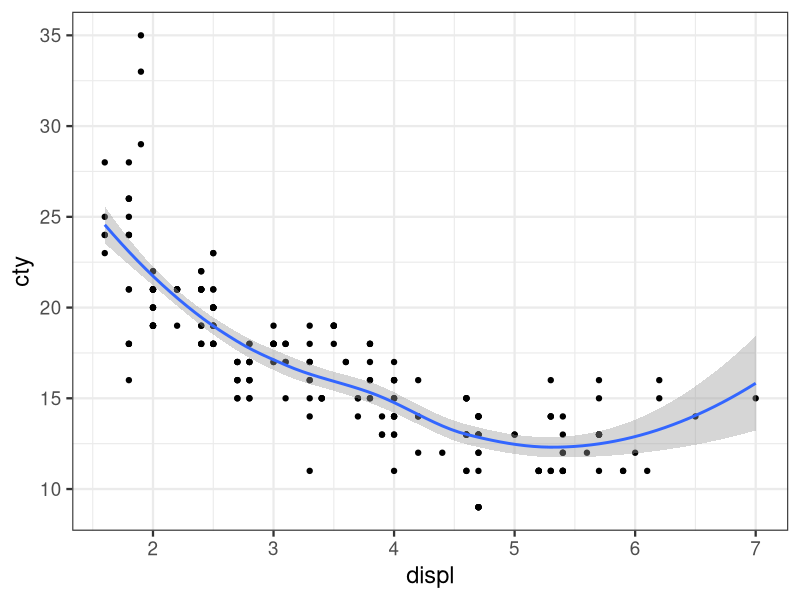
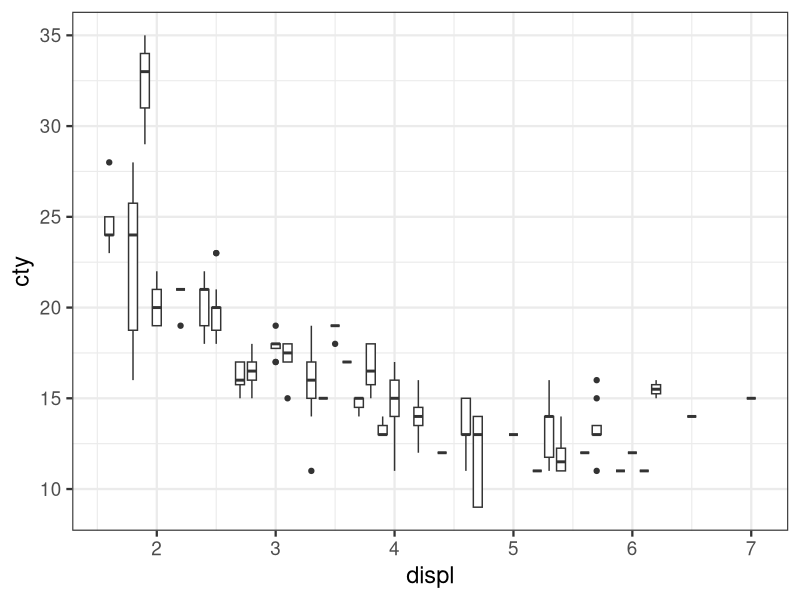
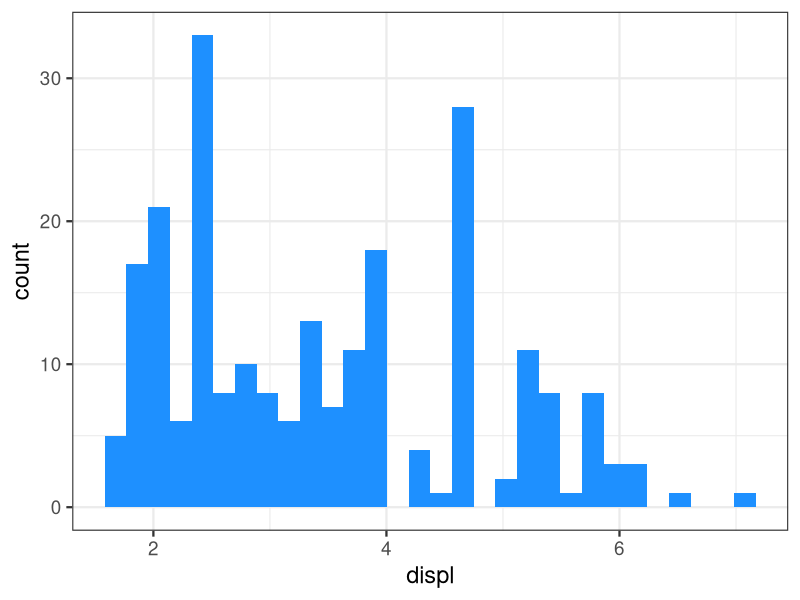
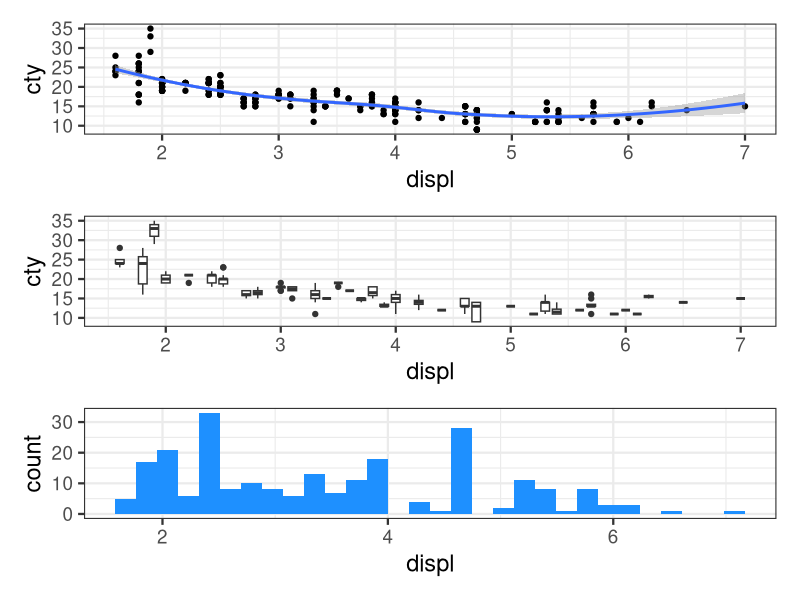
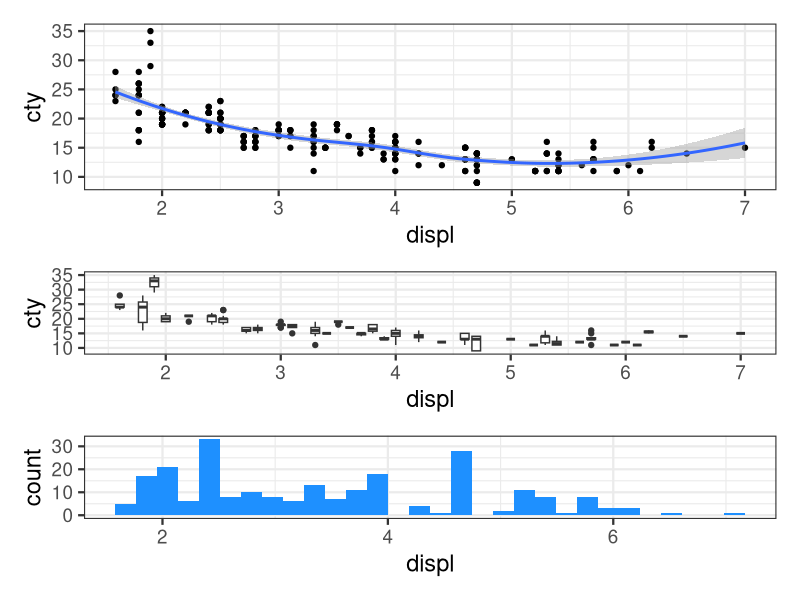
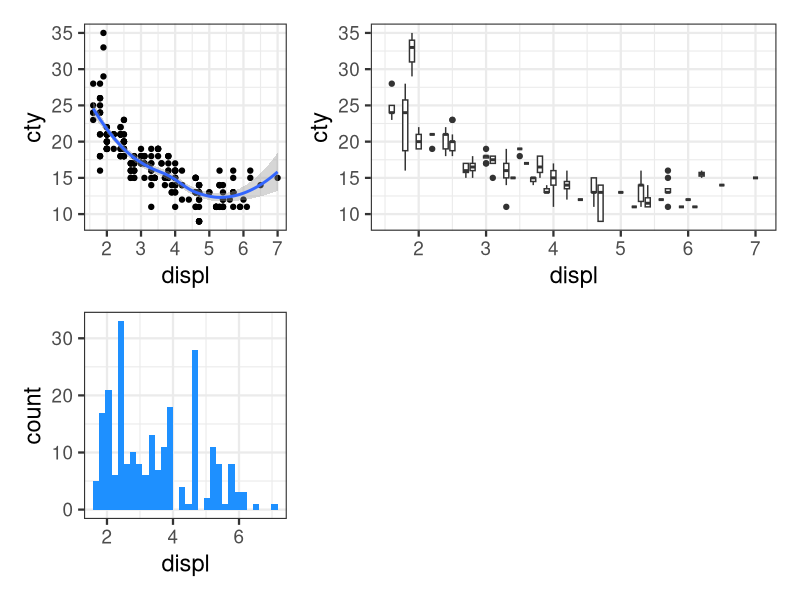
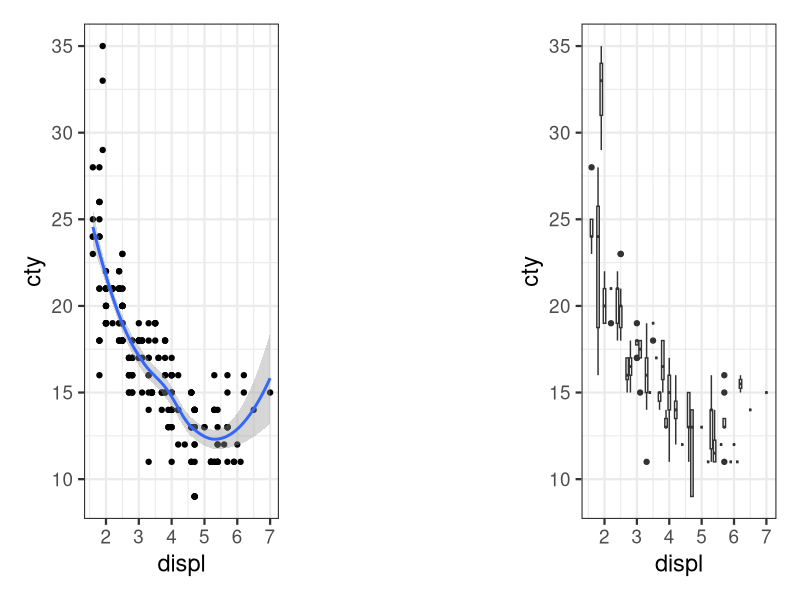
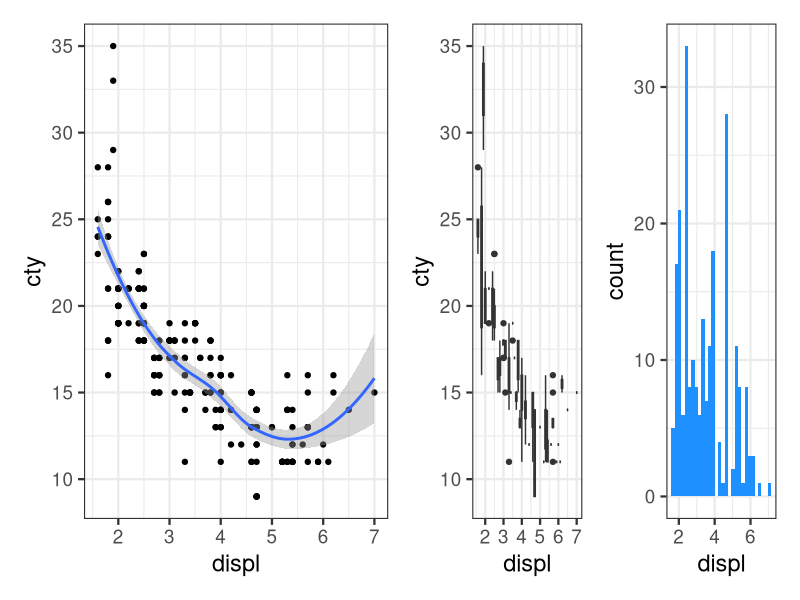

Recreate these plots in R, in order.
### ggplot II
# 1 april 2025
# RMJ

library(ggplot2)
library(ggthemes)
library(patchwork)

theme_set(theme_bw(base_size = 17))

d <- mpg

color = grDevices::colors()[grep('gr(a|e)y', grDevices::colors(), invert = T)]

pal.n20 <- sample(color, 20)

g1 <- ggplot(data=d)+aes(x=displ,y=cty)+geom_point()+geom_smooth()
print(g1)


g2 <- ggplot(data=d)+aes(x=displ,y=cty,group = displ)+geom_boxplot()
print(g2)

g3 <- ggplot(data=d)+aes(x=displ)+geom_histogram(fill="dodgerblue")
print(g3)

g4 <- ggplot(data=d)+aes(x=displ,y=cty,group = displ)+geom_bar(stat="identity")

# change the columns
g1+g2+g3+plot_layout(ncol = 1)

#change the relative areas

g1+g2+g3+plot_layout(ncol = 1,heights = c(2,1,1))

#makes the second column wider

g1+g2+g3+plot_layout(ncol = 2, widths = c(1,2))

#we can also add a spacer

g1+plot_spacer()+g2

# we can even do some nesting that didn't quite work thoguh....

g1 + {
  g2 + {
    g3 + plot_layout(ncol = 1)
  }
}


# we can order things

g1 + g2 - g3+ plot_layout(ncol = 1)

# the minus sign puts it below


# / and | for intuitive layout

(g1 | g2 | g3)/g4

# add titles and stuff

g1 + g2 + g3 + plot_annotation('This is my widdle title', caption = 'made with patchwork but I did most of it....jk', theme = theme(plot.title = element_text(size=17)))

# we can add letters wholy shit this is a game changer

g1 + g2 +g3 +plot_annotation(tag_levels = 'A')

# we can reverse it!

g3a <- g3+scale_x_reverse()
g3b <- g3+scale_y_reverse()
g3c <- g3+scale_x_reverse()+scale_y_reverse()

(g3 | g3a)/(g3b | g3c)

(g3+coord_flip()|g3a+coord_flip())/(g3b+coord_flip() | g3c + coord_flip())


ggsave(filename = "myplot.pdf",plot = g3,device = 'pdf',width = 20,height = 20,units = "cm",dpi = 300)



################# basics of mapping aesthetic variables


# color by class
m1 <- ggplot(data = mpg)+aes(x=displ,y=cty,color=class)+geom_point(size=3)+scale_color_manual(values=pal.n20)
print(m1)

# shape by class
m1 <- ggplot(data = mpg)+aes(x=displ,y=cty,shape=class)+geom_point(size=3)
print(m1)

### ooo no no mapping the size to a discrete
m1 <- ggplot(data = mpg)+aes(x=displ,y=cty,size=class)+geom_point()
print(m1)


#mapping a continuous variable to a point size

m1 <- ggplot(data = mpg)+aes(x=displ,y=cty,size=hwy)+geom_point()
print(m1)

# mapping continuous variable to color

m1 <- ggplot(data = mpg)+aes(x=displ,y=cty,color=hwy)+geom_point(size=5)+scale_color_viridis_c()
print(m1)

# we can map ANYTHING onto ANYTHING

m1 <- ggplot(data = mpg)+aes(x=displ,y=cty,shape=drv,colour = fl,size = hwy)+geom_point(size=5)+scale_color_manual(values = pal.n20)

print(m1)



m1 <- ggplot(data = mpg)+aes(x=displ,y=cty,colour = drv)+geom_point(size=2)+geom_smooth(method = "lm")+scale_color_manual(values = pal.n20)
print(m1)

# faceting

m1 <- ggplot(data = mpg)+aes(x=displ,y=cty,colour = class)+geom_point(shape=21)+facet_grid(class~fl)+scale_color_manual(values = pal.n20)
print(m1)

m1 <- ggplot(data = mpg)+aes(x=displ,y=cty,colour = class)+geom_point(shape=22)+facet_grid(class~fl,scales = "free_y")+scale_color_manual(values = pal.n20)
print(m1)

m1 <- ggplot(data = mpg)+aes(x=displ,y=cty,colour = class)+geom_point(shape=21)+facet_grid(class~fl)+scale_color_manual(values = pal.n20)
print(m1)

 # one variable faceting

m1 <- ggplot(data = mpg)+aes(x=displ,y=cty,colour = class)+geom_point(shape=21)+facet_grid(class~.)+scale_color_manual(values = pal.n20)
print(m1)


# facet wrap

# if you add an additional classifying variable it will make all the combinations of the groups!

m1 <- ggplot(data = mpg)+aes(x=displ,y=cty,colour = class)+geom_point(shape=21)+facet_wrap(~class+fl)+scale_color_manual(values = pal.n20)
print(m1)

# but it drops the ones that are missing. we can bring them back

m1 <- ggplot(data = mpg)+aes(x=displ,y=cty,colour = class)+geom_point(shape=21)+facet_wrap(~class+fl,drop = FALSE)+scale_color_manual(values = pal.n20)
print(m1)


# use facet with other aesthetic mapping within rows or columns

m1 <- ggplot(data = mpg)+aes(x=displ,y=cty,colour = drv)+geom_point(shape=21)+facet_wrap(.~class)+scale_color_manual(values = pal.n20)
print(m1)

m1 <- ggplot(data = mpg)+aes(x=displ,y=cty,colour = drv)+geom_smooth(se=FALSE,method="lm")+scale_color_manual(values = pal.n20)+facet_grid(.~class)
print(m1)

#

m1 <- ggplot(data = mpg)+aes(x=displ,y=cty,group = drv,fill = class)+geom_boxplot()+scale_fill_manual(values = pal.n20)+facet_grid(.~class)
print(m1)


#######

p1 <- ggplot(data=d)+aes(x=displ,y=hwy)+geom_point()+geom_smooth()
print(p1)

# effect of group

p1 <- ggplot(data=d)+aes(x=displ,y=hwy,group = drv)+geom_point()+geom_smooth()
print(p1)

p1 <- ggplot(data=d)+aes(x=displ,y=hwy,color=drv)+geom_point()+geom_smooth()+scale_color_manual(values = pal.n20)
print(p1)

# remember fill is when there is area
# color is for points

p1 <- ggplot(data=d)+aes(x=displ,y=hwy,fill=drv)+geom_point()+geom_smooth()+scale_color_manual(values = pal.n20)
print(p1)

# subsetting

#this will only show the points that have drv==4

p1 <- ggplot(data=d)+aes(x=displ,y=hwy,color=drv)+geom_point(data = d[d$drv=="4",])+geom_smooth()+scale_color_manual(values = pal.n20)

p1 <- ggplot(data=d)+aes(x=displ,y=hwy)+geom_point(aes(colour = drv))+geom_smooth()+scale_color_manual(values = pal.n20)
print(p1)

## eliminating some data

# everything BUT when the drive type = 4. no four wheel drive

p1 <- ggplot(data=d[d$drv!="4",])+aes(x=displ,y=hwy,color=drv)+geom_point()+geom_smooth()+scale_color_manual(values = pal.n20)
print(p1)
